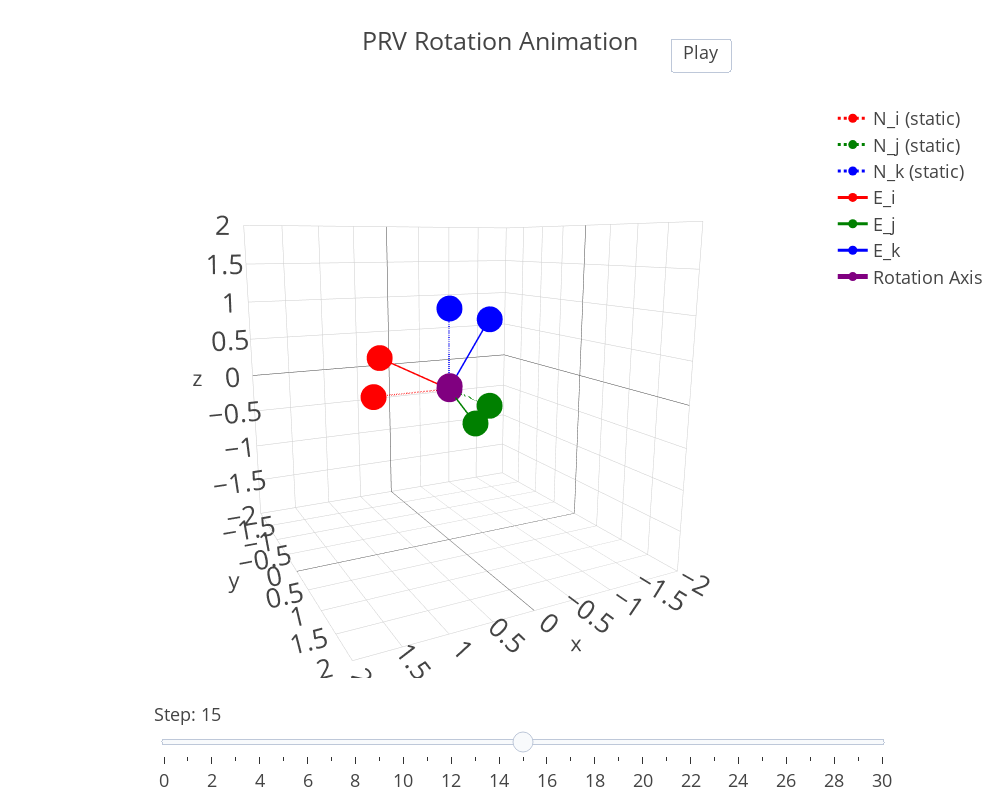

Write notebook code for a chart like this one.
### Code cell
from scipy.spatial.transform import Rotation as R

def PRV_rotation_animation(axis, angle, steps=30):
    """
    Creates a 3D animation of a rotation about a principal rotation vector (PRV) and displays the final orientation of the frame.

    Args:
        axis (list, tuple, np.ndarray): The unit vector representing the axis of rotation.
        angle (float): The magnitude of the rotation about the axis in degrees.
        steps (int, optional): The total number of steps in the animation. Defaults to 30.

    Returns:
        plotly.graph_objects.Figure: The figure object containing the animation.

    Notes:
    - The function dynamically calculates rotation matrices for each step based on the PRV method.
      It applies these rotations to an initial orientation matrix to visually represent these orientations in a Plotly figure.
    
    - This approach aids in visualizing the rotation from a starting point of no rotation, making it intuitive to understand complex rotational dynamics.
    
    - The animation controls allow for interactive exploration of the rotation sequence, enhancing the educational and analytical value of the visualization.
    """
    # Initialize the figure for 3D visualization
    fig = go.Figure()

    # Define initial orientation as an identity matrix
    N_frame = np.eye(3)

    # Define colors for axes and the rotation axis visualization
    colors = {'i': 'red', 'j': 'green', 'k': 'blue', 'axis': 'purple'}

    # Initialize the static frame (N-frame)
    initialize_frame(fig, N_frame, 'N', colors, is_static=True)

    # Initialize the dynamic frame (E-frame) to visualize rotations
    initialize_frame(fig, N_frame, 'E', colors, is_static=False)

    # Compute rotation matrix for each step using the PRV to rotation matrix conversion
    rotation_matrices = []
    for step in range(steps + 1):
        # Calculate the interpolation angle for the current step
        interpolated_angle = (step / steps) * angle
        # Use the prv_to_rotation_matrix function to generate the rotation matrix
        R_matrix = prv_to_rotation_matrix(axis, interpolated_angle)
        rotation_matrices.append(R_matrix)

    print(f"DCM:\n{rotation_matrices[-1]}")

    # Generate frames for animation
    frames = []
    for i, R_matrix in enumerate(rotation_matrices):
        E_frame = np.dot(R_matrix, N_frame.T)
        frame_data = [go.Scatter3d(x=[0, vec[0]], 
                                   y=[0, vec[1]], 
                                   z=[0, vec[2]],
                                   mode='lines+markers',
                                   name=f'E_{chr(105+j)}',
                                   marker=dict(color=colors['i' if j == 0 else 'j' if j == 1 else 'k']))for j, vec in enumerate(E_frame.T)]
        
        frames.append(go.Frame(data=frame_data, name=str(i), traces=list(range(3, 6))))

    # Calculate the norm of the axis
    axis_norm = np.linalg.norm(axis)

    # Create hover text for the endpoint of the line
    endpoint_hover_text = f"x: {axis[0]:.2f}<br>y: {axis[1]:.2f}<br>z: {axis[2]:.2f}<br>Norm: {axis_norm:.2f}"

    # Plot the rotation axis as a line extending from the origin
    axis_line = np.array(axis)
    fig.add_trace(go.Scatter3d(x=[0, axis_line[0]], 
                               y=[0, axis_line[1]], 
                               z=[0, axis_line[2]],
                               mode='lines+markers',
                               line=dict(color=colors['axis'], width=5),
                               name='Rotation Axis', 
                               hoverinfo='text+name',  # Set hover info to display text
                               text=endpoint_hover_text))


    # Configure the figure with generated frames for animation
    fig.frames = frames
    setup_animation_scene(fig, frames, "PRV Rotation Animation")

    return fig

# Example usage
axis = [1, 2, 0.5]  
angle = 60  
fig = PRV_rotation_animation(axis, angle)
fig.show()

### Figure 1 — Plotly figure (JSON) as saved in the notebook; plotly's stock layout.template omitted (floating-point values rounded to 4 significant figures)
{"data": [{"line": {"color": "red", "dash": "dot"}, "marker": {"color": "red"}, "mode": "lines+markers", "name": "N_i (static)", "type": "scatter3d", "x": [0, 1], "y": [0, 0], "z": [0, 0]}, {"line": {"color": "green", "dash": "dot"}, "marker": {"color": "green"}, "mode": "lines+markers", "name": "N_j (static)", "type": "scatter3d", "x": [0, 0], "y": [0, 1], "z": [0, 0]}, {"line": {"color": "blue", "dash": "dot"}, "marker": {"color": "blue"}, "mode": "lines+markers", "name": "N_k (static)", "type": "scatter3d", "x": [0, 0], "y": [0, 0], "z": [0, 1]}, {"line": {"color": "red", "dash": "solid"}, "marker": {"color": "red"}, "mode": "lines+markers", "name": "E_i", "type": "scatter3d", "x": [0, 0.8915], "y": [0, -0.05807], "z": [0, 0.4492]}, {"line": {"color": "green", "dash": "solid"}, "marker": {"color": "green"}, "mode": "lines+markers", "name": "E_j", "type": "scatter3d", "x": [0, 0.1601], "y": [0, 0.9681], "z": [0, -0.1927]}, {"line": {"color": "blue", "dash": "solid"}, "marker": {"color": "blue"}, "mode": "lines+markers", "name": "E_k", "type": "scatter3d", "x": [0, -0.4237], "y": [0, 0.2437], "z": [0, 0.8724]}, {"hoverinfo": "text+name", "line": {"color": "purple", "width": 5}, "mode": "lines+markers", "name": "Rotation Axis", "text": "x: 1.00<br>y: 2.00<br>z: 0.50<br>Norm: 2.29", "type": "scatter3d", "x": [0, 1], "y": [0, 2], "z": [0, 0.5]}], "layout": {"height": 800, "scene": {"aspectmode": "cube", "aspectratio": {"x": 1, "y": 1, "z": 1}, "camera": {"center": {"x": 0, "y": 0, "z": 0}, "eye": {"x": 0.949, "y": 1.894, "z": 0.4461}, "projection": {"type": "perspective"}, "up": {"x": 0, "y": 0, "z": 1}}, "xaxis": {"autorange": false, "range": [-2, 2], "type": "linear"}, "yaxis": {"autorange": false, "range": [-2, 2], "type": "linear"}, "zaxis": {"autorange": false, "range": [-2, 2], "type": "linear"}}, "sliders": [{"active": 15, "currentvalue": {"prefix": "Step: ", "visible": true}, "steps": [{"args": [["0"], {"frame": {"duration": 100, "redraw": true}, "fromcurrent": true, "mode": "immediate"}], "label": "0", "method": "animate"}, {"args": [["1"], {"frame": {"duration": 100, "redraw": true}, "fromcurrent": true, "mode": "immediate"}], "label": "1", "method": "animate"}, {"args": [["2"], {"frame": {"duration": 100, "redraw": true}, "fromcurrent": true, "mode": "immediate"}], "label": "2", "method": "animate"}, {"args": [["3"], {"frame": {"duration": 100, "redraw": true}, "fromcurrent": true, "mode": "immediate"}], "label": "3", "method": "animate"}, {"args": [["4"], {"frame": {"duration": 100, "redraw": true}, "fromcurrent": true, "mode": "immediate"}], "label": "4", "method": "animate"}, {"args": [["5"], {"frame": {"duration": 100, "redraw": true}, "fromcurrent": true, "mode": "immediate"}], "label": "5", "method": "animate"}, {"args": [["6"], {"frame": {"duration": 100, "redraw": true}, "fromcurrent": true, "mode": "immediate"}], "label": "6", "method": "animate"}, {"args": [["7"], {"frame": {"duration": 100, "redraw": true}, "fromcurrent": true, "mode": "immediate"}], "label": "7", "method": "animate"}, {"args": [["8"], {"frame": {"duration": 100, "redraw": true}, "fromcurrent": true, "mode": "immediate"}], "label": "8", "method": "animate"}, {"args": [["9"], {"frame": {"duration": 100, "redraw": true}, "fromcurrent": true, "mode": "immediate"}], "label": "9", "method": "animate"}, {"args": [["10"], {"frame": {"duration": 100, "redraw": true}, "fromcurrent": true, "mode": "immediate"}], "label": "10", "method": "animate"}, {"args": [["11"], {"frame": {"duration": 100, "redraw": true}, "fromcurrent": true, "mode": "immediate"}], "label": "11", "method": "animate"}, {"args": [["12"], {"frame": {"duration": 100, "redraw": true}, "fromcurrent": true, "mode": "immediate"}], "label": "12", "method": "animate"}, {"args": [["13"], {"frame": {"duration": 100, "redraw": true}, "fromcurrent": true, "mode": "immediate"}], "label": "13", "method": "animate"}, {"args": [["14"], {"frame": {"duration": 100, "redraw": true}, "fromcurrent": true, "mode": "immediate"}], "label": "14", "method": "animate"}, {"args": [["15"], {"frame": {"duration": 100, "redraw": true}, "fromcurrent": true, "mode": "immediate"}], "label": "15", "method": "animate"}, {"args": [["16"], {"frame": {"duration": 100, "redraw": true}, "fromcurrent": true, "mode": "immediate"}], "label": "16", "method": "animate"}, {"args": [["17"], {"frame": {"duration": 100, "redraw": true}, "fromcurrent": true, "mode": "immediate"}], "label": "17", "method": "animate"}, {"args": [["18"], {"frame": {"duration": 100, "redraw": true}, "fromcurrent": true, "mode": "immediate"}], "label": "18", "method": "animate"}, {"args": [["19"], {"frame": {"duration": 100, "redraw": true}, "fromcurrent": true, "mode": "immediate"}], "label": "19", "method": "animate"}, {"args": [["20"], {"frame": {"duration": 100, "redraw": true}, "fromcurrent": true, "mode": "immediate"}], "label": "20", "method": "animate"}, {"args": [["21"], {"frame": {"duration": 100, "redraw": true}, "fromcurrent": true, "mode": "immediate"}], "label": "21", "method": "animate"}, {"args": [["22"], {"frame": {"duration": 100, "redraw": true}, "fromcurrent": true, "mode": "immediate"}], "label": "22", "method": "animate"}, {"args": [["23"], {"frame": {"duration": 100, "redraw": true}, "fromcurrent": true, "mode": "immediate"}], "label": "23", "method": "animate"}, {"args": [["24"], {"frame": {"duration": 100, "redraw": true}, "fromcurrent": true, "mode": "immediate"}], "label": "24", "method": "animate"}, {"args": [["25"], {"frame": {"duration": 100, "redraw": true}, "fromcurrent": true, "mode": "immediate"}], "label": "25", "method": "animate"}, {"args": [["26"], {"frame": {"duration": 100, "redraw": true}, "fromcurrent": true, "mode": "immediate"}], "label": "26", "method": "animate"}, {"args": [["27"], {"frame": {"duration": 100, "redraw": true}, "fromcurrent": true, "mode": "immediate"}], "label": "27", "method": "animate"}, {"args": [["28"], {"frame": {"duration": 100, "redraw": true}, "fromcurrent": true, "mode": "immediate"}], "label": "28", "method": "animate"}, {"args": [["29"], {"frame": {"duration": 100, "redraw": true}, "fromcurrent": true, "mode": "immediate"}], "label": "29", "method": "animate"}, {"args": [["30"], {"frame": {"duration": 100, "redraw": true}, "fromcurrent": true, "mode": "immediate"}], "label": "30", "method": "animate"}], "x": 0.1, "y": 0}], "title": {"text": "PRV Rotation Animation"}, "updatemenus": [{"active": 0, "buttons": [{"args": [null, {"frame": {"duration": 100, "redraw": true}, "fromcurrent": true, "mode": "immediate"}], "label": "Play", "method": "animate"}], "showactive": false, "type": "buttons", "x": 0.8, "xanchor": "left", "y": 1.05, "yanchor": "bottom"}], "width": 1000}}
